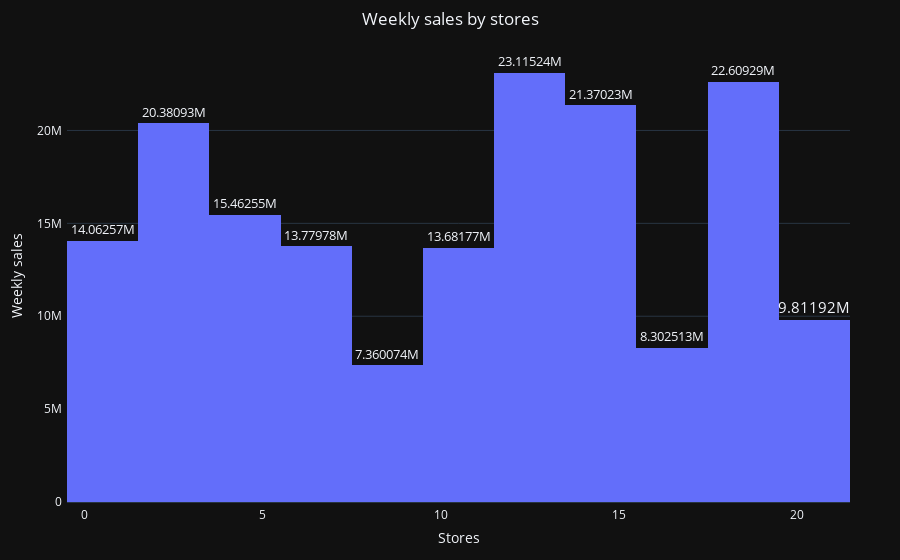

Notebook source saved alongside this figure:
### Code cell
# Display weekly sales by stores
fig = px.histogram(df, x = "Store",
                   y="Weekly_Sales",
                   title = 'Weekly sales by stores',
                   text_auto=True
                  )
fig.update_traces(textposition = 'outside', textfont_size = 15)                 
fig.update_layout(title_x = 0.5,
                  margin=dict(l=50,r=50,b=50,t=50,pad=4),
                  xaxis_title = 'Stores',
                  yaxis_title = 'Weekly sales',
                  template = 'plotly_dark'
                  )                  
fig.show()

### Figure 1 — Plotly figure (JSON) as saved in the notebook; plotly's stock layout.template omitted (floating-point values rounded to 4 significant figures; data arrays with more than 128 entries replaced by an {"elided": "..."} marker saying what was removed)
{"data": [{"alignmentgroup": "True", "bingroup": "x", "histfunc": "sum", "hovertemplate": "Store=%{x}<br>sum of Weekly_Sales=%{y}<extra></extra>", "legendgroup": "", "marker": {"color": "#636efa", "pattern": {"shape": ""}}, "name": "", "offsetgroup": "", "orientation": "v", "showlegend": false, "textfont": {"size": 15}, "textposition": "outside", "texttemplate": "%{value}", "type": "histogram", "x": {"elided": "150 int values"}, "xaxis": "x", "y": {"elided": "150 float values"}, "yaxis": "y"}], "layout": {"barmode": "relative", "legend": {"tracegroupgap": 0}, "margin": {"b": 50, "l": 50, "pad": 4, "r": 50, "t": 50}, "title": {"text": "Weekly sales by stores", "x": 0.5}, "xaxis": {"anchor": "y", "domain": [0, 1], "title": {"text": "Stores"}}, "yaxis": {"anchor": "x", "domain": [0, 1], "title": {"text": "Weekly sales"}}}}
